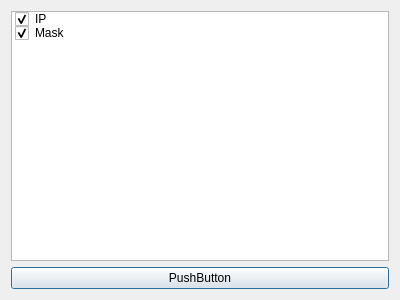
<?xml version="1.0" encoding="UTF-8"?>
<ui version="4.0">
 <class>export</class>
 <widget class="QDialog" name="export">
  <property name="geometry">
   <rect>
    <x>0</x>
    <y>0</y>
    <width>400</width>
    <height>300</height>
   </rect>
  </property>
  <property name="windowTitle">
   <string>Dialog</string>
  </property>
  <layout class="QVBoxLayout" name="verticalLayout">
   <item>
    <widget class="QListWidget" name="listWidget">
     <item>
      <property name="text">
       <string>IP</string>
      </property>
      <property name="checkState">
       <enum>Checked</enum>
      </property>
     </item>
     <item>
      <property name="text">
       <string>Mask</string>
      </property>
      <property name="checkState">
       <enum>Checked</enum>
      </property>
     </item>
    </widget>
   </item>
   <item>
    <widget class="QPushButton" name="pushButton">
     <property name="text">
      <string>PushButton</string>
     </property>
    </widget>
   </item>
  </layout>
 </widget>
 <resources/>
 <connections/>
</ui>
